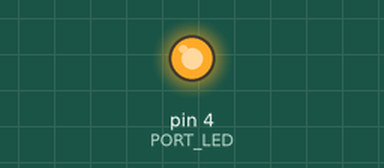
A sketch run on a simulated Arduino Uno, built with avr-gcc and run on an emulated ATmega328P. On the bench: output pins drawn as LEDs (lit = HIGH). What the sketch prints to the serial monitor is not drawn.

Above: at 0.01 s.
Timing chart, 0 to 1.6 s (numbered marks = the images above):
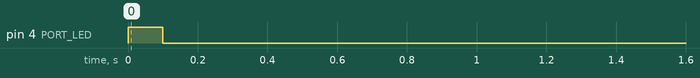

The sketch:

ExStrucIf1.ino
```cpp
// (licence header left out)
#include "constantes.h"
int i,n;

// La fonction setup est appelée une fois au démarrage
void setup() {
  pinMode(PORT_LED, OUTPUT);
  Serial.begin(9600);//Initialise le port série (pour l'affichage dans la fenêtre Moniteur)
  i = 2;
  n = 3;
   if(i<n){
    digitalWrite(PORT_LED, ALLUME);   // Allume la LED
    delay(100);                       // Attente d'une seconde
    digitalWrite(PORT_LED, ETEINT);    // Eteint la LED
    delay(1000);                       // Attente d'une seconde
    Serial.print("i = ");
    Serial.println(i);
  }
}
void loop() {
}
```

constantes.h
```cpp
/* Principaux réglages (fichier constantes.h) */

#define PORT_LED 4
#define ALLUME 1
#define ETEINT 0
#define DUREE_BASE_ALLUME 500
```
